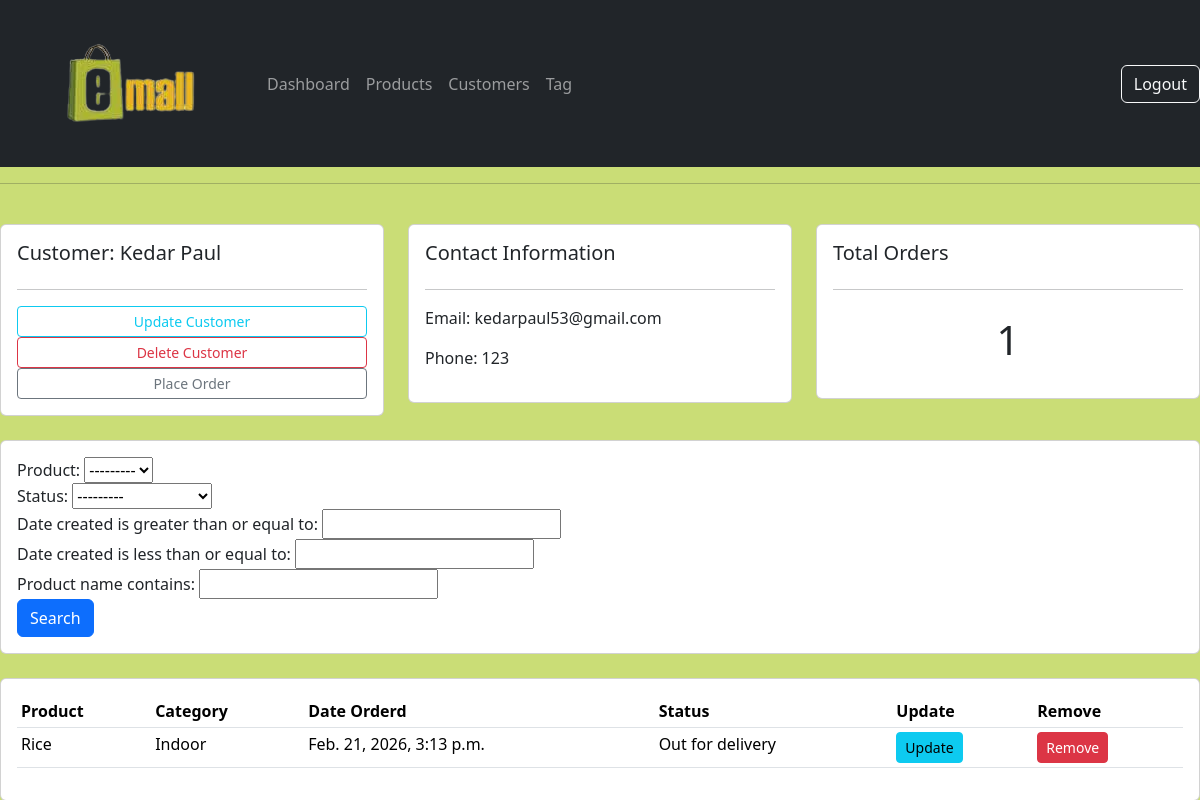
The app's page /customer/1/ (signed in) with its own data.
### account/models.py (models this page shows, shortened)
class Customer(models.Model):
    name = models.CharField(max_length=200, null=True)
    phone = models.CharField(max_length=200, null=True)
    email = models.CharField(max_length=200, null=True)
    date_created = models.DateTimeField(auto_now_add=True, null=True)

class Order(models.Model):
    STATUS = (
        ('Pending', 'Pending'),
        ('Out for delivery', 'Out for delivery'),
        ('Delivered', 'Delivered'),
    )
    customer = models.ForeignKey(Customer, null=True, on_delete=models.CASCADE)
    product = models.ForeignKey(Product, null=True, on_delete=models.CASCADE)
    date_created = models.DateTimeField(auto_now_add=True, null=True)
    status = models.CharField(max_length=200, null=True, choices=STATUS)

class Product(models.Model):
    CATEGORY = (
        ('Indoor', 'Indoor'),
        ('Out Door', 'Out Door'),
    )
    name = models.CharField(max_length=200, null=True)
    price = models.FloatField(null=True)
    category = models.CharField(max_length=200, null=True, choices=CATEGORY)
    description = models.CharField(max_length=200, null=True, blank=True)
    date_created = models.DateTimeField(auto_now_add=True, null=True)
    pic = models.ImageField(upload_to='product_images/', blank=True)
    tags = models.ManyToManyField(Tag)
    def __str__(self):
        return self.name

### account/views.py (the view)
# urls.py: path('customer/',views.customer,name='customer'),
@login_required(login_url='login')
def customer(request, pk_test=None):
    if pk_test:
        try:
            customer = Customer.objects.get(id=pk_test)
        except Customer.DoesNotExist:
            customer = None
        orders = customer.order_set.all() if customer else []
        order_count = orders.count() if customer else 0
        myfilter = OrderFilter(request.GET, queryset=orders)
        orders = myfilter.qs
        context = {'customer': customer, 'orders': orders, 'order_count': order_count, 'my_filter': myfilter}
    else:
        customers = Customer.objects.all()
        context = {'customers': customers}
    return render(request, 'account/customer.html', context)

### templates/account/customer.html
{% extends 'main.html' %}
{% block content %}
<br>
<div class="row">
	<div class="col-md">
		<div class="card card-body">
			<h5>Customer: {{customer.name}}</h5>
			<hr>
			<a class="btn btn-outline-info  btn-sm btn-block" href="{% url 'update_customer' customer.id %}">Update Customer</a>
			<a class="btn btn-outline-danger  btn-sm btn-block" href="{% url 'delete_customer' customer.id %}">Delete Customer</a>
			<a class="btn btn-outline-secondary  btn-sm btn-block" href="{% url 'place_order' customer.id %}">Place Order </a>
		</div>
	</div>
	<div class="col-md">
		<div class="card card-body">
			<h5>Contact Information</h5>
			<hr>
			<p>Email: {{customer.email}}</p>
			<p>Phone: {{customer.phone}}</p>
		</div>
	</div>
	<div class="col-md">
		<div class="card card-body">
			<h5>Total Orders</h5>
			<hr>
			<h1 style="text-align: center;padding: 10px">{{order_count}}</h1>
		</div>
	</div>
</div>
<br>
<div class="row">
	<div class="col">
		<div class="card card-body">
			<form method="get">
				{{my_filter.form}}
				<button class="btn btn-primary" type="submit">Search</button>
			</form>
		</div>
	</div>
</div>
<br>
<div class="row">
	<div class="col-md">
		<div class="card card-body">
			<table class="table table-sm">
				<tr>
					<th>Product</th>
					<th>Category</th>
					<th>Date Orderd</th>
					<th>Status</th>
					<th>Update</th>
					<th>Remove</th>
				</tr>
				{% for order in orders %}
				<tr>
					<td>{{order.product}}</td>
					<td>{{order.product.category}}</td>
					<td>{{order.date_created}}</td>
					<td>{{order.status}}</td>
					<td><a class="btn btn-sm btn-info" href="{% url 'update_order' order.id %}">Update</a></td>
					<td><a class="btn btn-sm btn-danger" href="{% url 'delete_order' order.id %}">Remove</a></td>
				</tr>
				{% endfor %}
			</table>
		</div>
	</div>
</div>
{% endblock %}

### static/css/style.css (style rules this page uses)
body { background-color: rgb(202, 221, 118); }

### records on screen
Customer: name "Kedar Paul", email "kedarpaul53@gmail.com", phone "123"
Order: product "Rice", product.category "Indoor", date_created "Feb. 21, 2026, 3:13 p.m.", status "Out for delivery"

### other values on screen
{{ order_count }} "1"
